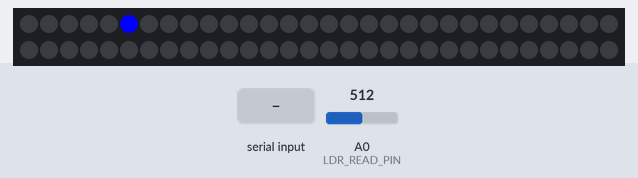
A sketch run on a simulated Arduino Uno, built for the host (arithmetic inside an expression is 32-bit, double 64-bit). Parts: 60 RGB LEDs in strip order, left to right, continuing on the next row. The test bench sets the inputs (shaded band); at power-on: A0 (LDR_READ_PIN) = 512. Dim RGB values are drawn brighter than linear; EEPROM starts erased; what the sketch prints to the serial monitor is not drawn.

Above: at 1.2 s.
1.3 s: "o90\n" received over Serial
At 2.8 s:
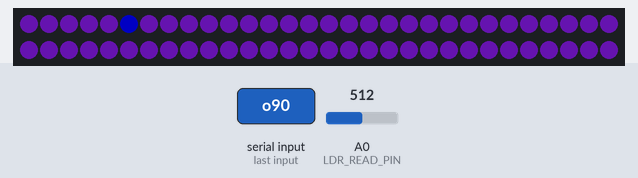
7.5 s: "o90\n" received over Serial
At 8.8 s:
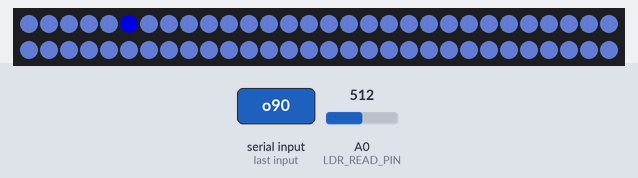
11.5 s: A0 (LDR_READ_PIN) set to 1023
At 13.4 s:
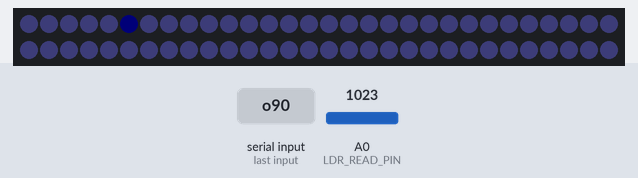
15.5 s: "o90\n" received over Serial
At 16.5 s:
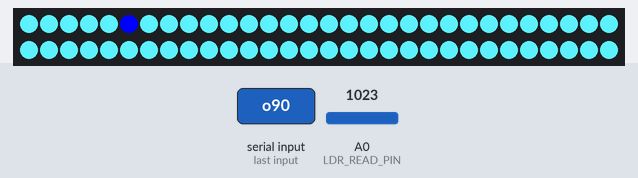
17.0 s: A0 (LDR_READ_PIN) set to 716
At 20.4 s:
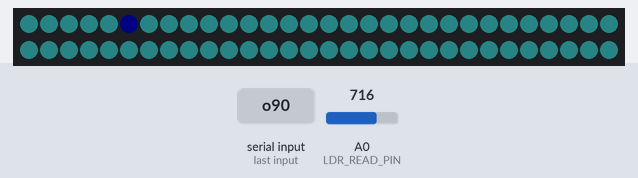
23.4 s: "o90\n" received over Serial
At 24.8 s:
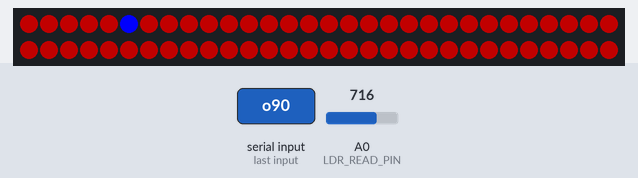
Timing chart, 0 to 26.4 s (numbered marks = the images above; inputs shaded):
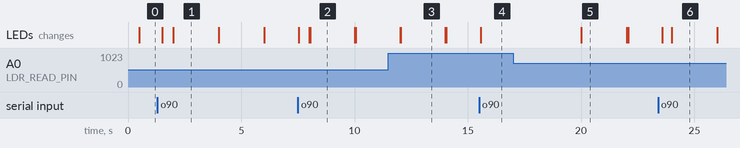

The sketch:

BlinkenClock.ino
```cpp
/*
  BlinkenClock (https://github.com/watterott/BlinkenClock)
  ------------
  A Wall-Clock based on an Arduino and RGB-LED Stripe.

  Inspired by Bjoern Knorr (http://netaddict.de/blinkenlights:blinkenclock)

  Required Arduino Libraries
  --------------------------
  Adafruit NeoPixel: https://github.com/adafruit/Adafruit_NeoPixel
  DS1307: https://github.com/watterott/mSD-Shield/tree/master/src/libraries/DS1307

  Serial Commands (57600 Baud 8N1)
  --------------------------------
  d24.12.2013 -> date: dd.mm.yyyy
  t12:10      -> time: hh:mm
  c0          -> clock mode: 0...1
  o0,0,0      -> off color: r,g,b
  h255,0,0    -> hour color: r,g,b
  m0,255,0    -> minute color: r,g,b
  s0,0,255    -> second color: r,g,b
  b5          -> brightness min: 0...255
  B255        -> brightness max: 0...255
  a0          -> analog min: 0...1023
  A1023       -> analog max: 0...1023
 */

#include <Adafruit_NeoPixel.h>
#include <Wire.h>
#include <DS1307.h>
#include <avr/eeprom.h>


//#define DEBUG //define for debug output

#define PIXEL_12OCLOCK 5 //first pixel (12 o'clock)

#define DATA_PIN     6  //data pin from stripe
#define LDR_PWR_PIN  A1 //        ______  READ   ___
#define LDR_READ_PIN A0 //PWR ---|VT93N1|---+---|10k|-- GND

// Parameter 1 = number of pixels in strip
// Parameter 2 = pin number (most are valid)
// Parameter 3 = pixel type flags, add together as needed:
//   NEO_KHZ800  800 KHz bitstream (most NeoPixel products w/WS2812 LEDs)
//   NEO_KHZ400  400 KHz (classic 'v1' (not v2) FLORA pixels, WS2811 drivers)
//   NEO_GRB     Pixels are wired for GRB bitstream (most NeoPixel products)
//   NEO_RGB     Pixels are wired for RGB bitstream (v1 FLORA pixels, not v2)
Adafruit_NeoPixel strip = Adafruit_NeoPixel(60, DATA_PIN, NEO_GRB + NEO_KHZ800);

DS1307 rtc; //RTC connected via I2C (SDA+SCL)

typedef struct
{
  uint8_t r;
  uint8_t g;
  uint8_t b;
} COLOR;

typedef struct
{
  uint8_t magic; //0xAA
  uint8_t clock_mode;
  COLOR hour;
  COLOR minute;
  COLOR second;
  COLOR off;
  uint8_t brightness_min;
  uint8_t brightness_max;
  uint16_t analog_min;
  uint16_t analog_max;
} SETTINGS;
SETTINGS settings;


void setup()
{
  //init Serial port
  Serial.begin(57600);
  while(!Serial); //wait for serial port to connect - needed for Leonardo only
  Serial.println("Go!");

  //init strip
  strip.begin();
  strip.show();

  //init RTC
  rtc.start();

  //init LDR
  pinMode(LDR_PWR_PIN, OUTPUT);
  digitalWrite(LDR_PWR_PIN, LOW);
  pinMode(LDR_READ_PIN, INPUT);

  //read settings from EEPROM
  eeprom_read_block((void*)&settings, 0, sizeof(SETTINGS));
  if((settings.magic != 0xAA) ||
     (settings.brightness_min >= settings.brightness_max) ||
     (settings.analog_min >= settings.analog_max))
  {
    Serial.println("No settings.");
    //set default settings
    settings.magic = 0xAA;
    settings.clock_mode = 0;
    settings.hour.r = 255;
    settings.hour.g = 0;
    settings.hour.b = 0;
    settings.minute.r = 0;
    settings.minute.g = 255;
    settings.minute.b = 0;
    settings.second.r = 0;
    settings.second.g = 0;
    settings.second.b = 255;
    settings.off.r = 0;
    settings.off.g = 0;
    settings.off.b = 0;
    settings.brightness_min = 5;
    settings.brightness_max = 255;
    settings.analog_min = 0;
    settings.analog_max = 800;
    //write settings to EEPROM
    eeprom_write_block((void*)&settings, 0, sizeof(SETTINGS));
    //set RTC/clock
    rtc.set(0, 0, 12, 24, 12, 2013); //12:00:00 24.12.2013 (sec, min, hour, day, month, year)
  }
}


void set_pixel(uint8_t p, uint8_t r, uint8_t g, uint8_t b) //set pixel p (0...59) with color r,g,b
{
       if(p == 255){ p = 59; }
  else if(p ==  60){ p =  0; }

  p = p + PIXEL_12OCLOCK;

  if(p >= 60)
  {
    p -= 60;
  }

  strip.setPixelColor(p, r, g, b);
}


void set_clock1(uint8_t s, uint8_t m, uint8_t h)
{
  uint8_t i;

  if(h >= 12) { h -= 12; }

  //set second, minute, hour
  for(i=0; i<60; i++)
  {
         if(i == s)              { set_pixel(i, settings.second.r, settings.second.g, settings.second.b); }
    else if(i == ((h*5)+(m/12))) { set_pixel(i, settings.hour.r,   settings.hour.g,   settings.hour.b);   }
    else if(i == m)              { set_pixel(i, settings.minute.r, settings.minute.g, settings.minute.b); }
    else                         { set_pixel(i, settings.off.r,    settings.off.g,    settings.off.b);    }
  }

  strip.show();
}


void set_clock2(uint8_t s, uint8_t m, uint8_t h)
{
  uint8_t i;

  if(h >= 12) { h -= 12; }

  //clear all pixels
  for(i=0; i<60; i++)
  {
    set_pixel(i, settings.off.r, settings.off.g, settings.off.b);
  }

  //set hour
  for(i=0; i<60; i++)
  {
    if(i == ((h*5)+(m/12)))
    {
      set_pixel(i-1, settings.hour.r, settings.hour.g, settings.hour.b);
      set_pixel(i+0, settings.hour.r, settings.hour.g, settings.hour.b);
      set_pixel(i+1, settings.hour.r, settings.hour.g, settings.hour.b);
    }
  }

  //set second and minute
  for(i=0; i<60; i++)
  {
    if(i == s)
    {
      set_pixel(i, settings.second.r, settings.second.g, settings.second.b);
    }
    else if(i == m)
    {
      set_pixel(i, settings.minute.r, settings.minute.g, settings.minute.b);
    }
  }

  strip.show();
}


void test_rtc(int *s, int *m, int *h) //virtual clock for testing
{
  static uint8_t sec=0, min=0, hour=0;

  if(++sec >= 60)
  {
    sec = 0;
    if(++min >= 60)
    {
      min = 0;
      if(++hour >= 24)
      {
        hour = 0;
      }
    }
  }
  *s = sec;
  *m = min;
  *h = hour;
}


void loop()
{
  int c, i, r, g, b;
  int s, m, h, day, month, year;
  unsigned long ms;
  static unsigned int last_analog=0;
  static unsigned long ms_clock=0, ms_ldr=0;
  char tmp[32];

  //current milliseconds since power on
  ms = millis();

  //get time from RTC and set LEDs
#ifdef DEBUG
  if((ms - ms_clock) > 80) //every 80ms
  {
    ms_clock = ms;
    test_rtc(&s, &m, &h);
#else
  if((ms - ms_clock) > 500) //every 500ms
  {
    ms_clock = ms;
    rtc.get(&s, &m, &h, &day, &month, &year);
#endif

    if(settings.clock_mode == 0)
    {
      set_clock1(s, m, h);
    }
    else
    {
      set_clock2(s, m, h);
    }
  }

  //check light intensity (LDR)
  if((ms - ms_ldr) > 2000) //every 2s
  {
    ms_ldr = ms;

    digitalWrite(LDR_PWR_PIN, HIGH);
    i = (analogRead(LDR_READ_PIN) + last_analog) / 2; //make average from last and current analog reading
    last_analog = i;
    digitalWrite(LDR_PWR_PIN, LOW);
    if(i < settings.analog_min)
    {
      i = settings.brightness_min;
    }
    else if(i > settings.analog_max)
    {
      i = settings.brightness_max;
    }
    else
    {
      i = ((i-settings.analog_min) / ((settings.analog_max-settings.analog_min)/(settings.brightness_max-settings.brightness_min))) + settings.brightness_min;
    }
    strip.setBrightness(i); //0...255
    strip.show();

#ifdef DEBUG
    Serial.print("\nLDR: ");
    Serial.print(i, DEC);
    Serial.print(" (raw ");
    Serial.print(last_analog, DEC);
    Serial.print(")");
#endif
  }

  //check serial data
  if(Serial.available() > 1)
  {
    //read serial data
    for(i=0; (Serial.available()>0) && (i<31);)
    {
      tmp[i++] = Serial.read();
      tmp[i] = 0;
      delay(10); //wait to receive data
    }

    //get current time and date
    rtc.get(&s, &m, &h, &day, &month, &year);

    //interpret commands
    c = 0;
    switch(tmp[0])
    {
      case 'd': //date
        if(sscanf(&tmp[1], "%d%*c%d%*c%d", &day, &month, &year))
        {
          c = 1; //set rtc
#ifdef DEBUG
          Serial.print("\nd: ");
          Serial.print(day, DEC);
          Serial.print(".");
          Serial.print(month, DEC);
          Serial.print(".");
          Serial.print(year, DEC);
#endif
        }
        break;

      case 't': //time
        if(sscanf(&tmp[1], "%d%*c%d%*c%d", &h, &m, &s))
        {
          c = 1; //set rtc
#ifdef DEBUG
          Serial.print("\nt: ");
          Serial.print(h, DEC);
          Serial.print(":");
          Serial.print(m, DEC);
          Serial.print(":");
          Serial.print(s, DEC);
#endif
        }
        break;

      case 'o': //off color
      case 'h': //hour color
      case 'm': //minute color
      case 's': //second color
        if(sscanf(&tmp[1], "%d%*c%d%*c%d", &r, &g, &b))
        {
          switch(tmp[0])
          {
            case 'o':
              settings.off.r = r;
              settings.off.g = g;
              settings.off.b = b;
              break;
            case 'h':
              settings.hour.r = r;
              settings.hour.g = g;
              settings.hour.b = b;
              break;
            case 'm':
              settings.minute.r = r;
              settings.minute.g = g;
              settings.minute.b = b;
              break;
            case 's':
              settings.second.r = r;
              settings.second.g = g;
              settings.second.b = b;
              break;
          }
          c = 2; //save settings
        }
#ifdef DEBUG
        Serial.println();
        Serial.print(tmp[0]);
        Serial.print(": ");
        Serial.print(r, DEC);
        Serial.print(",");
        Serial.print(g, DEC);
        Serial.print(",");
        Serial.print(b, DEC);
#endif
        break;

      case 'c': //clock mode
      case 'b': //brightness min
      case 'B': //brightness max
      case 'a': //analog min
      case 'A': //analog max
        if(sscanf(&tmp[1], "%d", &i))
        {
          switch(tmp[0])
          {
            case 'c': settings.clock_mode     = i; break;
            case 'b': settings.brightness_min = i; break;
            case 'B': settings.brightness_max = i; break;
            case 'a': settings.analog_min     = i; break;
            case 'A': settings.analog_max     = i; break;
          }
          c = 2; //save settings
        }
#ifdef DEBUG
        Serial.println();
        Serial.print(tmp[0]);
        Serial.print(": ");
        Serial.print(i, DEC);
#endif
        break;
    }
    if(c == 1) //set RTC/clock
    {
      rtc.set(s, m, h, day, month, year);
    }
    else if(c == 2) //write settings to EEPROM
    {
      eeprom_write_block((void*)&settings, 0, sizeof(SETTINGS));
    }
    //clear serial buffer
    Serial.flush();
  }
}
```

Measured:
- after the input at 1.3 s, the LEDs: first change after 0.21 s (image 1 shows a later state)
- after the input at 7.5 s, the LEDs: first change at once (image 2 shows a later state)
- after the input at 11.5 s, the LEDs: first differ from a run without the input after 0.55 s (image 3)
- after the input at 15.5 s, the LEDs: change after 0.06 s (image 4)
- after the input at 17.0 s, the LEDs: change after 3.0 s (image 5)
- after the input at 23.4 s, the LEDs: first change after 0.18 s (image 6 shows a later state)
- what the display in image 3 shows lasts 1.9 s, from 12.1 s to 14.0 s
